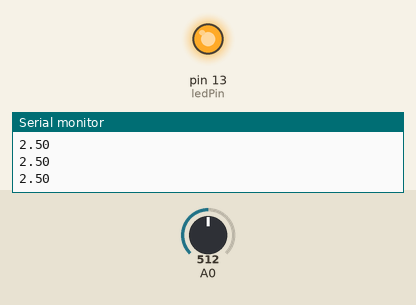
Bench run of a sketch on a simulated Arduino Uno, built with avr-gcc and run on an emulated ATmega328P. Shown: output pins drawn as LEDs (lit = HIGH), the last lines printed to the serial monitor. The test bench sets the inputs (shaded band); at power-on: A0 = 512.

Above: at 1.2 s.
1.3 s: A0 set to 625
2.8 s: A0 set to 649
At 3.4 s:
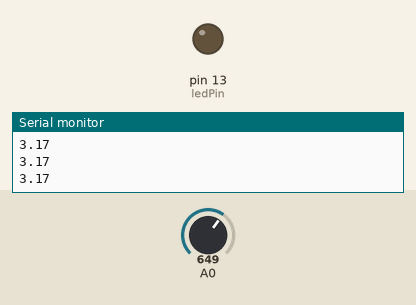
4.3 s: A0 set to 511
At 5.5 s:
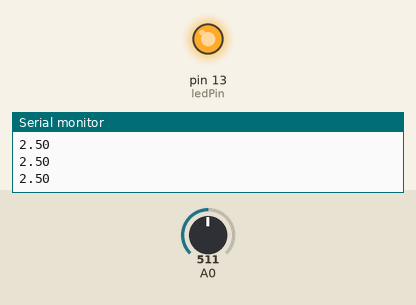
5.8 s: A0 set to 395
7.3 s: A0 set to 380
At 8.0 s:
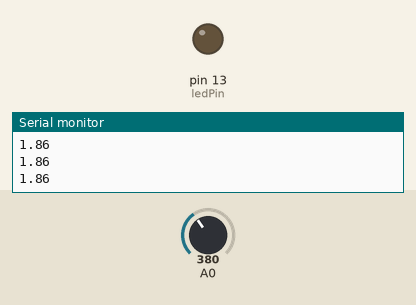
Timing chart, 0 to 9.8 s (numbered marks = the images above; inputs shaded):
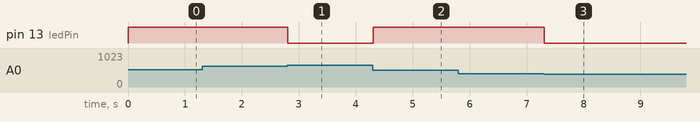

The sketch:

read_volatge_led.ino
```cpp
const int ledPin = 13;

void setup() {
  Serial.begin(9600);
  pinMode(ledPin, OUTPUT);
}

void loop() {
  int sensorValue = analogRead(A0);
  float voltage = sensorValue * (5.0 / 1023.0);
  Serial.println(voltage);


if (voltage  < 1.90){
   digitalWrite(ledPin, LOW);
}else if (voltage > 3.10) {
   digitalWrite(ledPin, LOW);
}  else if (voltage  >=  2.00) {
   digitalWrite(ledPin, HIGH);
}

}
```

Measured:
- the behaviour switches between 634 and 635 on A0 (found by bisection; images 0 and 1)
- the behaviour switches between 389 and 388 on A0 (found by bisection; images 2 and 3)
- after the input at 2.8 s, pin 13 (ledPin): HIGH → LOW at once
- after the input at 4.3 s, pin 13 (ledPin): LOW → HIGH at once
- after the input at 7.3 s, pin 13 (ledPin): HIGH → LOW at once
